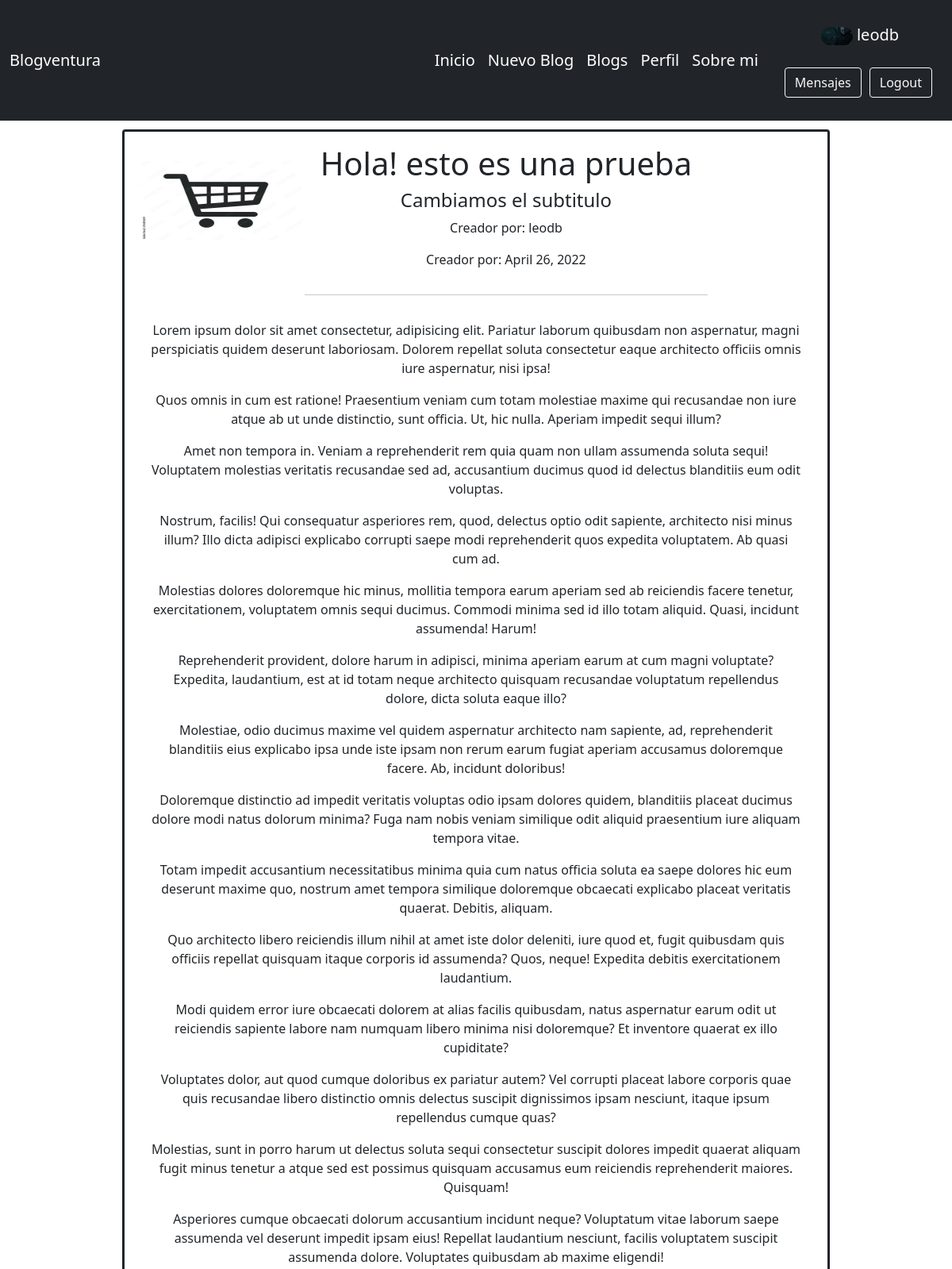
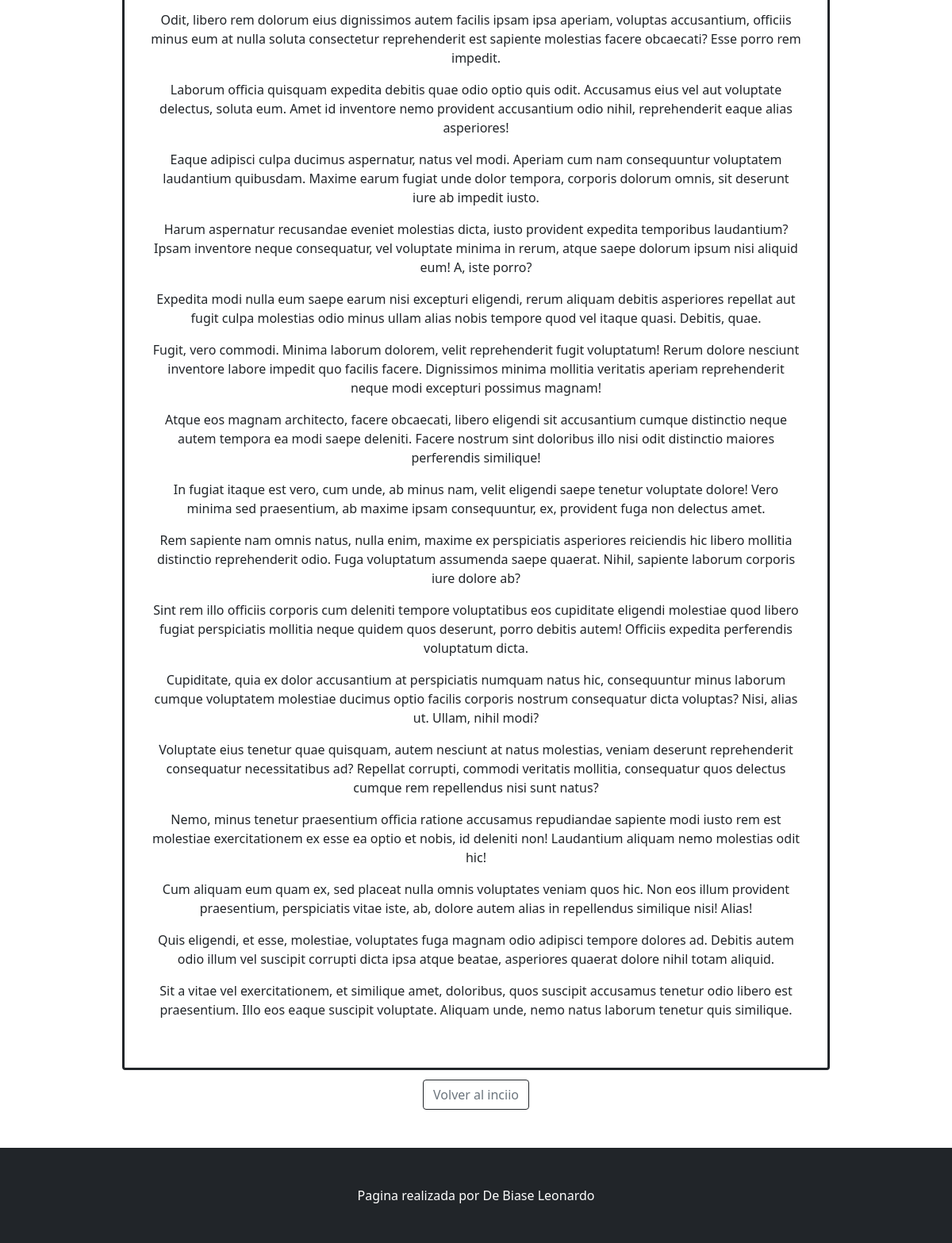
The page /App/especificBlog/24 (signed in) on the database its author committed (2 pictures, top to bottom).
### App/models.py (models this page shows, shortened)
class Blog(models.Model):
    titulo = models.CharField(max_length=40)
    creador = models.CharField(max_length=40,blank=True)
    contenido = RichTextField()
    creacion = models.DateField(auto_now=True)
    foto = models.ImageField(upload_to="avatars", null=True, blank = True)
    subtitulo = models.CharField(max_length=40)

### App/views.py (the view)
# urls.py: path("especificBlog/<pk>", views.blog_especifico, name="Blogespecifico" ),
def blog_especifico(request, pk):
    avatares = Avatar.objects.filter(user_id=request.user.username)
    blogEspecifico = Blog.objects.get(id=pk)
    if request.user.is_authenticated:
        contexto = {"blogEspecifico":blogEspecifico , "url": avatares[0].imagen.url, "url2": blogEspecifico.foto.url}
        return render (request, "App/blog_especifico.html", contexto)
    else:
        contexto = {"blogEspecifico":blogEspecifico}
        return render (request, "App/blog_especifico.html", contexto)

### App/templates/App/blog_especifico.html
{% extends 'App/padre.html' %}
{% load static %}
{% block cambiante %}
<div class="container bcontent  ">
    <div class="card border border-3 border-dark" style="width: 80%; margin: 1%;" >
        <div class="row no-gutters">
            <div class="col-sm-3">
                <img class="card-img" src="{{blogEspecifico.foto.url}}" width="50px" height="100px"  style=" margin-top: 18%; margin-left: 10%; ">
            </div>
            <div class="col-sm-7">
                <div class="card-body">
                    <h1 class="card-title">{{blogEspecifico.titulo}}</h1>
                    <h4 class="card-title">{{blogEspecifico.subtitulo}}</h4>
                    <p class="card-text">Creador por: {{blogEspecifico.creador}}</p>
                    <p class="card-text">Creador por: {{blogEspecifico.creacion}}</p>
                </div>
                <hr>
            </div>
            <div style="padding-left: 5%; padding-right: 5%; padding-bottom: 5%;">
            <p>{{blogEspecifico.contenido| safe}}</p>
            </div>
        </div>
    </div>
</div>
<p><a  class="btn btn-outline-secondary border-dark" href="{% url 'Inicio' %}">Volver al inciio</a></p>
{% endblock cambiante %}

### App/templates/App/padre.html (shortened to what this page needs)
<!DOCTYPE html>
<html lang="en">
    <head>
        {% load static %}
        <link href="https://cdn.jsdelivr.net/npm/bootstrap@5.0.2/dist/css/bootstrap.min.css" rel="stylesheet">
        <link href="{% static 'App/css/styles.css'%}" rel="stylesheet" />
    </head>
    <body>
        <nav class="navbar navbar-expand-lg navbar-dark bg-dark">
            <div class="container">
                <a class="navbar-brand" href="#!">Blogventura</a>
                <div class="collapse navbar-collapse" id="navbarSupportedContent">
                    <ul class="navbar-nav ms-auto mb-2 mb-lg-0">
                        {% if request.user.is_authenticated %}
                        <a class="navbar-brand" href="{% url 'Inicio'%}">Inicio</a>
                        <a class="navbar-brand" href="{% url 'Crear'%}">Nuevo Blog</a>
                        <a class="navbar-brand" href="{% url 'leerblogs'%}">Blogs</a>
                        <a class="navbar-brand" href="{% url 'Perfil'%}">Perfil</a>
                        <a class="navbar-brand" href="{% url 'About'%}">Sobre mi</a>
                        {% endif %}
                    </ul>
                </div>
            </div>
                    <div>
                        <center>
                        {% if not request.user.is_authenticated %}
                            <a class="navbar-brand" href="{% url 'Inicio'%}">Inicio</a>
                            <a class="navbar-brand" href="{% url 'leerblogs'%}">Blogs</a>
                            <a class="navbar-brand" href="{% url 'About'%}">Sobre mi</a>
                            <a class="navbar-brand" href="{% url 'register'%}">Registro</a>
                            <a class="navbar-brand "  href="{% url 'login'%}">Iniciar sesion</a>
                        {% else %}
                            <div >
                            <p><p class="navbar-brand"><img style="border-radius: 1500px;" src="{{url}}" width="40px"> {{request.user.username}}</p>
                            <p class="navbar-brand" style=" padding-top: 15px; margin-right: 20px; padding: 5px; "> <a style="margin-right: 10px;" class="btn btn-outline-light"  href="{% url 'mensajeria'%}">Mensajes <a class="btn btn-outline-light"  href="{% url 'logout'%}">Logout</a></a></p>
                            </div>
                        {% endif %}
                        </center>
                    </div>
        </nav>
        <center class="mb-5">
            {% block cambiante %}
            {% endblock cambiante %}
        </center>
        <footer class="py-5 bg-dark">
            <div class="container"><p class="m-0 text-center text-white">Pagina realizada por De Biase Leonardo</p></div>
        </footer>
    </body>
</html>

### rows shown on the page
Blog: foto (picture), titulo "Hola! esto es una prueba", subtitulo "Cambiamos el subtitulo", creador "leodb", creacion "April 26, 2022", contenido "Lorem ipsum dolor sit amet consectetur, adipisicing elit. Pariatur laborum quibusdam non aspernatur, magni perspiciatis quidem deserunt laboriosam. Dolorem repellat soluta consectetur eaque architecto officiis omnis iure aspernatur, nisi ipsa! Quos omnis in cum est ratione! Praesentium veniam cum totam molestiae maxime qui recusandae non iure atque ab ut unde distinctio, sunt officia. Ut, hic nulla. Aperiam impedit sequi illum? Amet non tempora in. Veniam a reprehenderit rem quia quam non ullam assumenda soluta sequi! Voluptatem molestias veritatis recusandae sed ad, accusantium ducimus quod id delectus blanditiis eum odit voluptas. Nostrum, facilis! Qui consequatur asperiores rem, quod,…"

### other values the page prints
{{ request.user.username }} "leodb"
